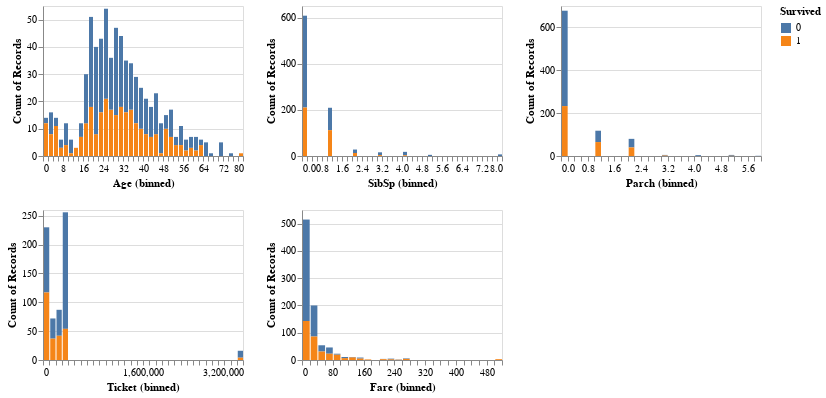

Notebook cell for this chart:
### Markdown cell above
# EDA

### Code cell
alt.Chart(train_df).mark_bar().encode(
    alt.X(alt.repeat(), type='quantitative', bin=alt.Bin(maxbins=40)),
    y='count()',
    fill='Survived'
).properties(
    width=200,
    height=150
).repeat(
    ['Age', 'SibSp', 'Parch', 'Ticket', 'Fare'],
    columns=3
)

### Figure 1 — Vega-Lite specification as saved in the notebook (floating-point values rounded to 4 significant figures; data arrays with more than 128 entries replaced by an {"elided": "..."} marker saying what was removed)
{"$schema": "https://vega.github.io/schema/vega-lite/v4.8.1.json", "columns": 3, "config": {"view": {"continuousHeight": 300, "continuousWidth": 400}}, "datasets": {"data-cd6f55b2dfcf9aa75a567f08cf6be280": {"elided": "891 records"}}, "repeat": ["Age", "SibSp", "Parch", "Ticket", "Fare"], "spec": {"data": {"name": "data-cd6f55b2dfcf9aa75a567f08cf6be280"}, "encoding": {"fill": {"field": "Survived", "type": "nominal"}, "x": {"bin": {"maxbins": 40}, "field": {"repeat": "repeat"}, "type": "quantitative"}, "y": {"aggregate": "count", "type": "quantitative"}}, "height": 150, "mark": "bar", "width": 200}}
